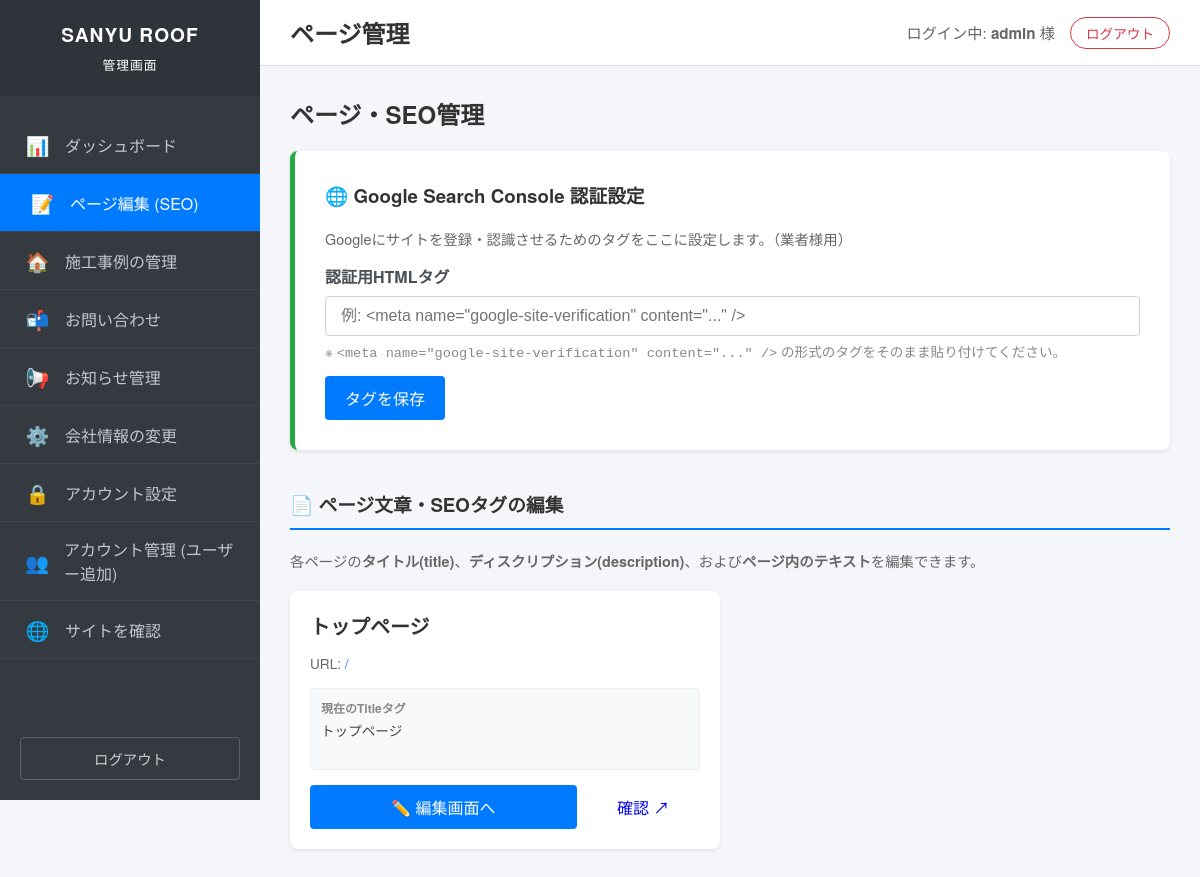
Before: /admin/pages/index.php (signed in) with the older database file.
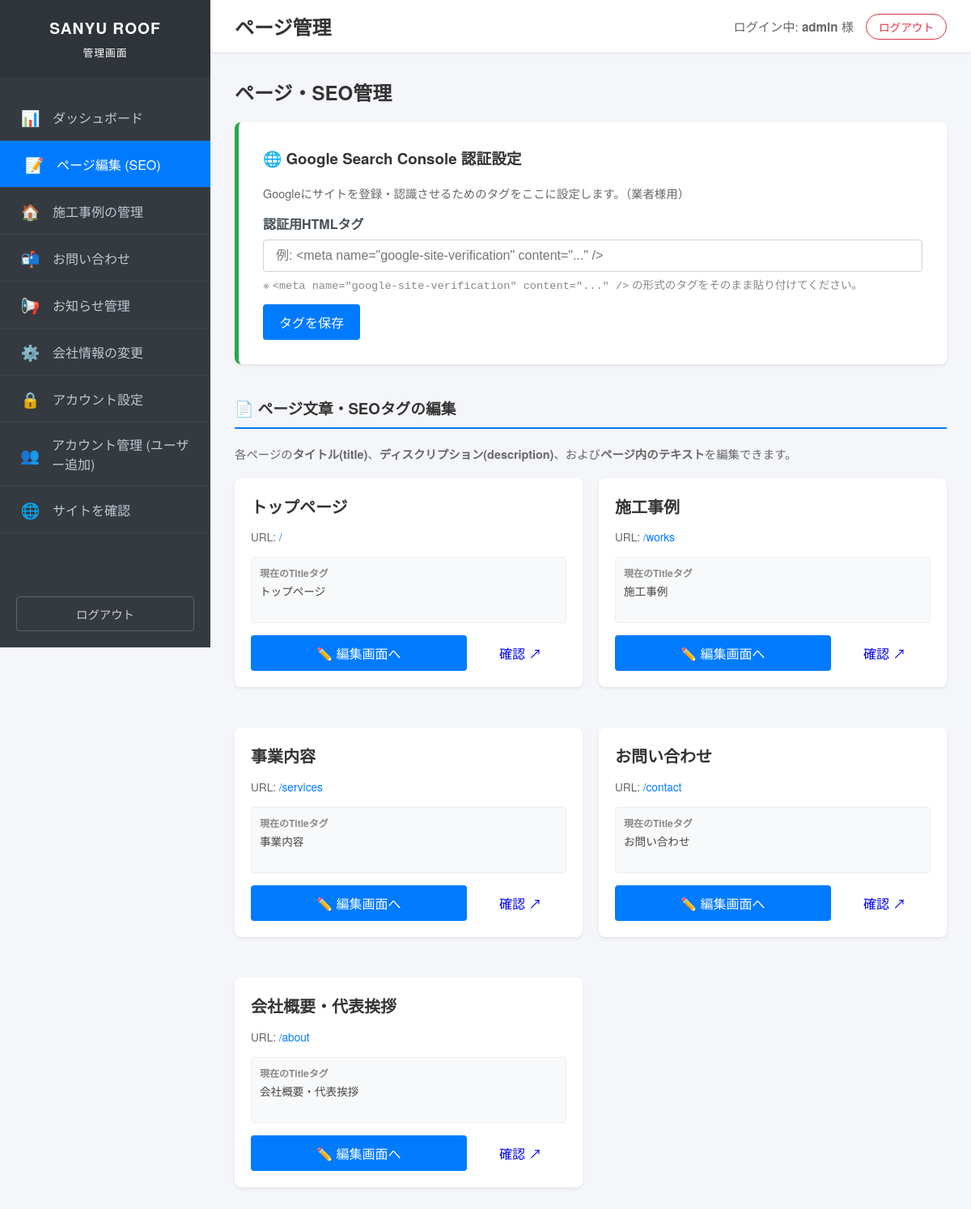
After: the same page with the newer database file.
### tables this page shows
CREATE TABLE pages (
        id INTEGER PRIMARY KEY AUTOINCREMENT,
        slug TEXT UNIQUE NOT NULL,
        name TEXT NOT NULL,
        title TEXT,
        description TEXT,
        content TEXT, -- JSON
        updated_at DATETIME DEFAULT CURRENT_TIMESTAMP
    );

### public_html/config/config.php (called while the page is built, shortened)
<?php
function h($str) {
    return htmlspecialchars($str, ENT_QUOTES, 'UTF-8');
}
?>

### public_html/admin/pages/index.php (the view, shortened to what this page needs)
<?php
require_once '../../config/config.php';
$page_title = 'ページ管理';
$pdo = get_db_connection();
try {
    $stmt = $pdo->query("SELECT * FROM pages ORDER BY id ASC");
    $pages = $stmt->fetchAll();
} catch (PDOException $e) {
    $pages = [];
    $error_message = "データベースエラー: " . h($e->getMessage()) . "<br>まだ初期設定が完了していない可能性があります。<a href='/admin/setup/migration_seo.php'>こちらのセットアップ</a>を実行してください。";
}
try {
    $stmt = $pdo->query("SELECT setting_value FROM site_settings WHERE setting_key = 'google_search_console_tag'");
    $gsc_tag = $stmt->fetchColumn() ?: '';
} catch (Exception $e) {
    $gsc_tag = '';
}
include __DIR__ . '/../inc/header.php';
?>
<div class="container" style="max-width: 1000px; margin: 0 auto;">
    <div style="display: flex; justify-content: space-between; align-items: center; margin-bottom: 20px;">
        <h2 style="margin: 0;">ページ・SEO管理</h2>
    </div>
    <div class="card" style="margin-bottom: 40px; border-left: 5px solid #28a745;">
        <h3 style="margin-top:0;">🌐 Google Search Console 認証設定</h3>
        <p style="color: #666; font-size: 0.9rem; margin-bottom: 15px;">Googleにサイトを登録・認識させるためのタグをここに設定します。（業者様用）</p>
        <form method="post">
            <div class="form-group" style="margin-bottom: 15px;">
                <label class="form-label">認証用HTMLタグ</label>
                <input type="text" name="google_search_console_tag" class="form-control" value="<?php echo h($gsc_tag); ?>" placeholder='例: <meta name="google-site-verification" content="..." />' style="width: 100%;">
                <p style="font-size:0.85rem; color:#888; margin-top:5px;">※ <code>&lt;meta name="google-site-verification" content="..." /&gt;</code> の形式のタグをそのまま貼り付けてください。</p>
            </div>
            <button type="submit" class="btn btn-primary">タグを保存</button>
        </form>
    </div>
    <h3 style="margin-bottom: 20px; border-bottom: 2px solid var(--primary-color); padding-bottom: 10px;">📄 ページ文章・SEOタグの編集</h3>
    <p style="color: #666; font-size: 0.9rem; margin-bottom: 20px;">各ページの<strong>タイトル(title)</strong>、<strong>ディスクリプション(description)</strong>、および<strong>ページ内のテキスト</strong>を編集できます。</p>
    <div style="display: grid; grid-template-columns: repeat(auto-fill, minmax(300px, 1fr)); gap: 20px;">
        <?php if (!empty($pages)): ?>
            <?php foreach ($pages as $p): ?>
            <div class="card" style="padding: 20px; transition: transform 0.2s;">
                <h4 style="margin: 0 0 5px 0; font-size: 1.25rem;"><?php echo h($p['name']); ?></h4>
                <p style="font-size: 0.85rem; color: #666; margin-bottom: 15px;">
                    URL: <a href="/<?php echo h($p['slug'] === 'home' ? '' : $p['slug'] . '.php'); ?>" target="_blank" style="color:#007bff; text-decoration:none;">/<?php echo h($p['slug'] === 'home' ? '' : $p['slug']); ?></a>
                </p>
                <div style="font-size: 0.85rem; color: #444; margin-bottom: 15px; background: #f8f9fa; border: 1px solid #eee; padding: 10px; border-radius: 4px; height: 60px; overflow: hidden;">
                    <strong style="color: #888; font-size: 0.75rem; display:block; margin-bottom:3px;">現在のTitleタグ</strong>
                    <?php echo h(mb_strimwidth($p['title'], 0, 40, '...')) ?: '<span style="color:#999">システムデフォルト</span>'; ?>
                </div>
                <div style="display: flex; gap: 10px;">
                    <a href="edit.php?id=<?php echo h($p['id']); ?>" class="btn btn-primary" style="flex:2; text-align:center;">✏️ 編集画面へ</a>
                    <a href="/<?php echo h($p['slug'] === 'home' ? '' : $p['slug'] . '.php'); ?>" target="_blank" class="btn btn-outline-secondary" style="flex:1; text-align:center; padding: 10px 0;">確認 ↗</a>
                </div>
            </div>
            <?php endforeach; ?>
        <?php else: ?>
            <div class="card" style="grid-column: 1 / -1; text-align: center; padding: 40px; color: #666;">
                編集可能なページが見つかりません。
            </div>
        <?php endif; ?>
    </div>
</div>
<?php include __DIR__ . '/../inc/footer.php'; ?>

### public_html/admin/inc/header.php (shortened to what this page needs)
<!DOCTYPE html>
<html lang="ja">
<head>
    <link rel="stylesheet" href="/admin/css/admin.css?v=<?php echo time(); ?>">
</head>
<body>
<?php include __DIR__ . '/sidebar.php'; ?>
<div class="admin-wrapper">
    <header class="admin-header">
        <h1 class="page-title"><?php echo h($page_title); ?></h1>
        <div class="user-info">
            <div style="display:flex; align-items:center;">
                <span>
                    ログイン中: <strong><?php echo h($_SESSION['admin_username'] ?? 'Admin'); ?></strong> 様
                </span>
                <a href="/admin/logout.php" class="btn-logout">ログアウト</a>
            </div>
        </div>
    </header>
    <main class="admin-content">

### public_html/admin/inc/sidebar.php
<?php
$current_uri = $_SERVER['REQUEST_URI'];
function is_active($pattern, $uri) {
    return strpos($uri, $pattern) !== false ? 'active' : '';
}
?>
<nav class="admin-sidebar">
    <a href="/admin/index.php" class="sidebar-brand">
        SANYU ROOF<br><span style="font-size:0.8rem; font-weight:normal;">管理画面</span>
    </a>
    <ul class="sidebar-nav">
        <li>
            <a href="/admin/index.php" class="<?php echo ($current_uri === '/admin/index.php' || $current_uri === '/admin/') ? 'active' : ''; ?>">
                <span class="icon">📊</span> ダッシュボード
            </a>
        </li>
        <li>
            <a href="/admin/pages/index.php" class="<?php echo is_active('/admin/pages/', $current_uri); ?>">
                <span class="icon">📝</span> ページ編集 (SEO)
            </a>
        </li>
        <?php if (($_SESSION['role'] ?? 'admin') !== 'seo'): ?>
        <li>
            <a href="/admin/works/index.php" class="<?php echo is_active('/admin/works/', $current_uri); ?>">
                <span class="icon">🏠</span> 施工事例の管理
            </a>
        </li>
        <li>
            <a href="/admin/inquiries/index.php" class="<?php echo is_active('/admin/inquiries/', $current_uri); ?>">
                <span class="icon">📬</span> お問い合わせ
            </a>
        </li>
        <li>
            <a href="/admin/news/index.php" class="<?php echo is_active('/admin/news/', $current_uri); ?>">
                <span class="icon">📢</span> お知らせ管理
            </a>
        </li>
        <li>
            <a href="/admin/settings/index.php" class="<?php echo is_active('/admin/settings/', $current_uri); ?>">
                <span class="icon">⚙️</span> 会社情報の変更
            </a>
        </li>
        <li>
            <a href="/admin/profile.php" class="<?php echo is_active('/admin/profile.php', $current_uri); ?>">
                <span class="icon">🔒</span> アカウント設定
            </a>
        </li>
        <li>
            <a href="/admin/users/index.php" class="<?php echo is_active('/admin/users/', $current_uri); ?>">
                <span class="icon">👥</span> アカウント管理 (ユーザー追加)
            </a>
        </li>
        <?php endif; ?>
        <li>
            <a href="/" target="_blank">
                <span class="icon">🌐</span> サイトを確認
            </a>
        </li>
    </ul>
    <div style="margin-top: auto; padding: 20px;">
        <a href="/admin/logout.php" style="display:block; text-align:center; padding:10px; border:1px solid rgba(255,255,255,0.2); color:#ccc; border-radius:4px; text-decoration:none; font-size:0.9rem;">
            ログアウト
        </a>
    </div>
</nav>

### public_html/admin/inc/footer.php (shortened to what this page needs)
    </main>
</div>
</body>
</html>

### public_html/admin/css/admin.css (style rules this page uses)
:root { --admin-bg-color: #f4f6f9; --sidebar-bg-color: #343a40; --sidebar-width: 260px; --primary-color: #007bff; --text-color: #333; --border-color: #dee2e6; --card-shadow: 0 0.125rem 0.25rem rgba(0, 0, 0, 0.075); }
body { font-family: "Helvetica Neue", Arial, "Hiragino Kaku Gothic ProN", "Hiragino Sans", Meiryo, sans-serif; background-color: var(--admin-bg-color); margin: 0; padding: 0; display: flex; min-height: 100vh; color: var(--text-color); }
.admin-sidebar { width: var(--sidebar-width); background-color: var(--sidebar-bg-color); color: #fff; flex-shrink: 0; display: flex; flex-direction: column; position: fixed; height: 100vh; overflow-y: auto; z-index: 100; }
.sidebar-brand { padding: 20px; font-size: 1.2rem; font-weight: bold; text-align: center; background-color: rgba(0, 0, 0, 0.1); color: #fff; text-decoration: none; letter-spacing: 1px; }
.sidebar-nav { list-style: none; padding: 0; margin: 20px 0 0 0; }
.sidebar-nav li { border-bottom: 1px solid rgba(255, 255, 255, 0.05); }
.sidebar-nav a { display: flex; align-items: center; padding: 15px 25px; color: #c2c7d0; text-decoration: none; transition: all 0.3s; font-size: 1rem; }
.sidebar-nav a:hover, .sidebar-nav a.active { background-color: var(--primary-color); color: #fff; padding-left: 30px; }
.sidebar-nav .icon { margin-right: 15px; font-size: 1.2rem; width: 25px; text-align: center; }
.admin-wrapper { flex-grow: 1; margin-left: var(--sidebar-width); display: flex; flex-direction: column; min-width: 0; }
.admin-header { background: #fff; padding: 15px 30px; border-bottom: 1px solid var(--border-color); display: flex; justify-content: space-between; align-items: center; box-shadow: 0 2px 4px rgba(0, 0, 0, 0.02); }
.page-title { font-size: 1.5rem; margin: 0; font-weight: 600; }
.user-info { font-size: 0.95rem; color: #666; }
.btn-logout { margin-left: 15px; padding: 5px 15px; background: #fff; border: 1px solid #dc3545; color: #dc3545; text-decoration: none; border-radius: 20px; font-size: 0.85rem; transition: all 0.2s; }
.admin-content { padding: 30px; }
.card { background: #fff; border-radius: 8px; box-shadow: var(--card-shadow); padding: 30px; margin-bottom: 30px; }
.btn { display: inline-block; padding: 10px 20px; border-radius: 4px; text-decoration: none; cursor: pointer; font-size: 1rem; border: none; transition: background 0.2s; }
.btn-primary { background: var(--primary-color); color: #fff; }
.form-group { margin-bottom: 20px; }
.form-label { display: block; margin-bottom: 8px; font-weight: bold; color: #495057; }
.form-control { width: 100%; padding: 10px 15px; font-size: 1rem; border: 1px solid #ced4da; border-radius: 4px; box-sizing: border-box; }

Changed rows visible on the page:
added pages: name "施工事例", slug "works", title "施工事例"
added pages: name "事業内容", slug "services", title "事業内容"
added pages: name "お問い合わせ", slug "contact", title "お問い合わせ"
added pages: name "会社概要・代表挨拶", slug "about", title "会社概要・代表挨拶"
